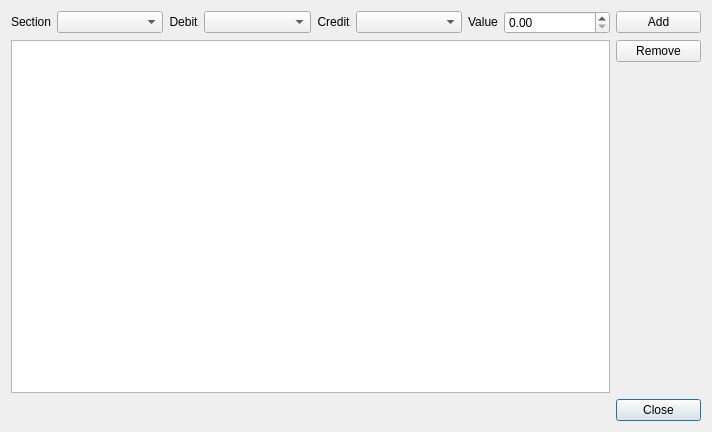
<?xml version="1.0" encoding="UTF-8"?>
<ui version="4.0">
 <class>EditTransport</class>
 <widget class="QDialog" name="EditTransport">
  <property name="geometry">
   <rect>
    <x>0</x>
    <y>0</y>
    <width>712</width>
    <height>432</height>
   </rect>
  </property>
  <property name="windowTitle">
   <string>Transport</string>
  </property>
  <layout class="QGridLayout" name="gridLayout">
   <item row="7" column="1">
    <widget class="QPushButton" name="pushButtonClose">
     <property name="text">
      <string>Close</string>
     </property>
    </widget>
   </item>
   <item row="0" column="1">
    <widget class="QPushButton" name="pBtnAdd">
     <property name="text">
      <string>Add</string>
     </property>
    </widget>
   </item>
   <item row="7" column="0">
    <spacer name="horizontalSpacer">
     <property name="orientation">
      <enum>Qt::Horizontal</enum>
     </property>
     <property name="sizeHint" stdset="0">
      <size>
       <width>40</width>
       <height>20</height>
      </size>
     </property>
    </spacer>
   </item>
   <item row="0" column="0">
    <layout class="QHBoxLayout" name="horizontalLayout">
     <item>
      <widget class="QLabel" name="label">
       <property name="sizePolicy">
        <sizepolicy hsizetype="Preferred" vsizetype="Fixed">
         <horstretch>0</horstretch>
         <verstretch>0</verstretch>
        </sizepolicy>
       </property>
       <property name="text">
        <string>Section</string>
       </property>
       <property name="alignment">
        <set>Qt::AlignCenter</set>
       </property>
      </widget>
     </item>
     <item>
      <widget class="QComboBox" name="comboBoxSectionName">
       <property name="sizePolicy">
        <sizepolicy hsizetype="Expanding" vsizetype="Fixed">
         <horstretch>0</horstretch>
         <verstretch>0</verstretch>
        </sizepolicy>
       </property>
      </widget>
     </item>
     <item>
      <widget class="QLabel" name="label_2">
       <property name="sizePolicy">
        <sizepolicy hsizetype="Preferred" vsizetype="Fixed">
         <horstretch>0</horstretch>
         <verstretch>0</verstretch>
        </sizepolicy>
       </property>
       <property name="text">
        <string>Debit</string>
       </property>
       <property name="alignment">
        <set>Qt::AlignCenter</set>
       </property>
      </widget>
     </item>
     <item>
      <widget class="QComboBox" name="comboBoxDebit">
       <property name="sizePolicy">
        <sizepolicy hsizetype="Expanding" vsizetype="Fixed">
         <horstretch>0</horstretch>
         <verstretch>0</verstretch>
        </sizepolicy>
       </property>
      </widget>
     </item>
     <item>
      <widget class="QLabel" name="label_6">
       <property name="sizePolicy">
        <sizepolicy hsizetype="Preferred" vsizetype="Fixed">
         <horstretch>0</horstretch>
         <verstretch>0</verstretch>
        </sizepolicy>
       </property>
       <property name="text">
        <string>Credit</string>
       </property>
       <property name="alignment">
        <set>Qt::AlignCenter</set>
       </property>
      </widget>
     </item>
     <item>
      <widget class="QComboBox" name="comboBoxCredit">
       <property name="sizePolicy">
        <sizepolicy hsizetype="Expanding" vsizetype="Fixed">
         <horstretch>0</horstretch>
         <verstretch>0</verstretch>
        </sizepolicy>
       </property>
      </widget>
     </item>
     <item>
      <widget class="QLabel" name="label_7">
       <property name="sizePolicy">
        <sizepolicy hsizetype="Preferred" vsizetype="Fixed">
         <horstretch>0</horstretch>
         <verstretch>0</verstretch>
        </sizepolicy>
       </property>
       <property name="text">
        <string>Value</string>
       </property>
       <property name="alignment">
        <set>Qt::AlignCenter</set>
       </property>
      </widget>
     </item>
     <item>
      <widget class="QDoubleSpinBox" name="doubleSpinBox">
       <property name="sizePolicy">
        <sizepolicy hsizetype="Expanding" vsizetype="Fixed">
         <horstretch>0</horstretch>
         <verstretch>0</verstretch>
        </sizepolicy>
       </property>
      </widget>
     </item>
    </layout>
   </item>
   <item row="1" column="1">
    <widget class="QPushButton" name="pBtnRemove">
     <property name="sizePolicy">
      <sizepolicy hsizetype="Minimum" vsizetype="Fixed">
       <horstretch>0</horstretch>
       <verstretch>0</verstretch>
      </sizepolicy>
     </property>
     <property name="text">
      <string>Remove</string>
     </property>
    </widget>
   </item>
   <item row="1" column="0" rowspan="6">
    <widget class="QTableView" name="tableView">
     <attribute name="verticalHeaderVisible">
      <bool>false</bool>
     </attribute>
    </widget>
   </item>
   <item row="2" column="1" rowspan="5">
    <spacer name="verticalSpacer">
     <property name="orientation">
      <enum>Qt::Vertical</enum>
     </property>
     <property name="sizeHint" stdset="0">
      <size>
       <width>85</width>
       <height>262</height>
      </size>
     </property>
    </spacer>
   </item>
  </layout>
 </widget>
 <resources/>
 <connections>
  <connection>
   <sender>pushButtonClose</sender>
   <signal>clicked()</signal>
   <receiver>EditTransport</receiver>
   <slot>close()</slot>
   <hints>
    <hint type="sourcelabel">
     <x>623</x>
     <y>431</y>
    </hint>
    <hint type="destinationlabel">
     <x>542</x>
     <y>431</y>
    </hint>
   </hints>
  </connection>
 </connections>
</ui>
